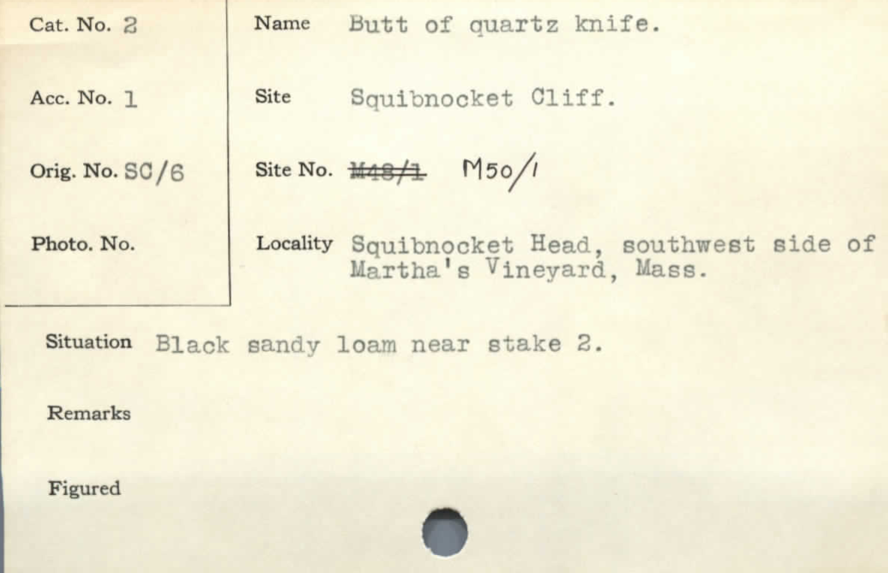
#> input picture peabody_files/Accession Files/1_0002.tif, 1775 x 1146 px (shown at 1/2 size); its folder holds only this picture in this run
$ jupyter execute --allow-errors 'Card Catalog Processing.ipynb'   (shell and % lines are left out)
#> lines starting #> are read from the running program, lines starting #| are printed output that depends on the picture; after the words box and inside, x2 and y2 are one past the last pixel; in counts of white or black regions, pixels touching at a corner belong together
CSC 630/1 Zufelt <br>
Michelle Chao, Sam Xifaras, Darius Lam, Moe Sunami, Diva Harsoor

# Catalog Card Processing
Creating a training dataset for object character recognition in order to read catalog cards (Robert S. Peabody Museum of Archaeology, 1930s to 1970s)
___

Given scanned PDFs of typewritten catalog cards, our goal is to create a dataset in which each row is a set of images of each character in a card.<br> <br>
Tasks:
<ul>
    <li>Convert PDFs to TIFFs</li>
    <li>Cut the images into different sections corresponding to data type </li>
    <li>Cut the images into characters and add each image as a row of a DataFrame </li>
    <li>Label the DataFrame with the proper character labels</li>
    <li>Write a script that presents a user with a randomly generated row/image and its corresponding label (to check for accuracy)</li>
    <li>Display the process in this Jupyter Notebook</li>
</ul>

&ast;_Not all of these tasks were accomplished in the stated manner._ <br>
&ast;&ast;_Actually very few of them were._
___

## PDF to TIFF

[cell 1]
import numpy as np
import subprocess
from PIL import Image
import cv2 #used for Otsu's Thresholding
import os
from skimage import io
from skimage import segmentation
from sklearn.cluster import DBSCAN
from matplotlib import pyplot as plt
import re

The functions below make calls to the following script, `util.sh`, which performs two important functions. First, the `merge` function, meant to be performed only once, moves all of the pdfs from their respective Acc. No. directories to the parent directory, `Accession Files`. This was more for convenience, because dealing with file names with spaces in bash is a hassle, and the accession numbers are indicated in the filenames, so we aren't losing any information when doing this.

Here is the code:

```
# util.sh

if [ "$1" == "merge" ]
then
    pushd "$2"
    for f in *
    do
        echo "Moving files from $f"
        pushd "$f"
        cp * ../ -fpv
        popd

        echo "Removing $f"
        rm "$f" -fR
    done
    popd

elif [ "$1" == "convert" ]
then

    ACCNO=$2
    CATNO=$3

    # This is the path to the peabody_files directory
    ROOT=$4

    # Path to the ghostscript executable
    GS=$5

    pushd "${ROOT}"

    "$GS" -dNOPAUSE -r300 -sDEVICE=tiffscaled24 -sCompression=lzw -dBATCH -sOutputFile=${ACCNO}_${CATNO}.tif ${ACCNO}_${CATNO}.pdf

    popd

fi

```

[cell 2]
def merge(acc_files_dir='peabody_files/Accession Files'):

    """
    Moves all the pdfs to the parent directory, so that all the pdfs are in one directory,
    and deletes all the 'Acc. No.' directories.
    """
    return subprocess.call(["sh", "util.sh", "merge", acc_files_dir])

def convert(acc_no, cat_no, gs_exec, acc_files_dir='peabody_files/Accession Files'):

    # Convert a specified pdf to tif
#> called with acc_no = 1, cat_no = 2, acc_files_dir = 'peabody_files/Accession Files'
    subprocess.call(["sh", "util.sh", "convert", str(acc_no), str(cat_no).zfill(4), acc_files_dir, gs_exec])
#> (this line was passed over: subprocess is not available in this run)

    FNAME = str(acc_no) + '_' + str(cat_no).zfill(4)
    # Open the tif as a pillow object, delete the tif file, and return it

    tif = Image.open(acc_files_dir + '/' + FNAME + '.tif')
#> tif is the input picture: PIL image 1775x1146 RGB; mean R, G, B 243.5, 239.8, 217.7

    subprocess.call(['rm', FNAME + '.tif'])
#> (this line was passed over: subprocess is not available in this run)

    return tif

[cell 3]
# Run this if the pdfs are still organized into their respective directories.
# merge()

[cell 4]
# Example of opening an image
img = convert(1, 2, 'C:/Program Files/gs/gs9.20/bin/gswin64c.exe')

___
We decided to use Otsu's Thresholding to binarize the image into only black and white pixels. It searches for the threshold that minimizes interclass variance - the class here are black pixels and white pixels. It determines the threshold with a weighted probability; then, it assigns all the pixels over the threshold the value `1` and all those below the value `0`.

We used the OpenCV module to apply Otsu's Thresholding method on the images. The following command allowed us to install OpenCV:
* conda install --channel https://conda.anaconda.org/menpo opencv3

These cells apply Otsu's Thresholding method to binarize the images, which are saved in a new folder called `peabody_files_otsu`. (folder is on Google Drive).
Afterwards, we use the Scikit-Image library to crop the images.

[cell 5]
import numpy as np
from PIL import Image
import cv2
import os
from skimage import io
from sklearn.cluster import DBSCAN
from matplotlib import pyplot as plt
import re

[cell 6]
def otsu_threshold(im_path):
    im = Image.open(im_path)
    im = cv2.cvtColor(np.array(im),cv2.COLOR_RGB2GRAY)
    im = im[10:im.shape[0]-10,10:im.shape[1]-10]
    height,width = im.shape
    t, d = cv2.threshold(im,0,255,cv2.THRESH_BINARY+cv2.THRESH_OTSU)
    return d

[cell 7]
acc_nums = ['1','2','3','4','5','6','7','16','17','18','20','21','22','23','24','25']

The following two cells create the new folder containing the binarized images.

[cell 8]
save_folder = ("peabody_files_otsu")
os.mkdir(save_folder)
os.mkdir("peabody_files_otsu/Accession_Files")

[cell 9]
rootdir = 'peabody_files/Accession_Files'

for acc_no in acc_nums:
    ## Creates new folder to save files in
    new_folder_path = "peabody_files_otsu/Accession_Files/Acc._No._" + str(acc_no)
    os.mkdir(new_folder_path)

    ## Finding image
    path = rootdir + "/Acc._No._" + str(acc_no)
    for file,subdir,filelist in os.walk(path):
        for image_name in filelist:
            image_path = path + "/" + image_name
            image_save_name = image_name + ".png"
            save_path = new_folder_path + "/" + image_save_name
            cv2.imwrite(save_path,otsu_threshold(image_path))

___

## Segmentation

We have a few different ideas about how to separate out each character. Some of those processes work better with only one line of text (rather than text that wraps) and will interpret the black section boxes as individual characters. For ease down the line, we decided to store each card as a dictionary of section names and the cropped image of the corresponding data. <br><br>
In the next cells we use skimage to crop the binarized images, and save these pieces into a dictionary.

[cell 10]
def crop_image(sk_im):
    'Takes a skimage image file and crops the image, returns a dictionary of the pieces.'
    pieces = {}
    left_box = sk_im[5:600,5:420]
    length,height = left_box.shape[1],int(left_box.shape[0]/4)
    left_box_pieces = [left_box[i*height-height:i*height,0:length] for i in range(1,5)]

    right_box = sk_im[5:600,470:1770]
    length,height = right_box.shape[1], int(right_box.shape[0]/4)
    right_box_pieces = [right_box[i*height-height:i*height,0:length] for i in range(1,5)]

    bottom_box = sk_im[620:1100,10:1775]
    length,height = bottom_box.shape[1],int(bottom_box.shape[0]/4)
    bottom_box_pieces = [bottom_box[i*height-height:i*height,0:length] for i in range(1,4)]

    names = ['cat_no','acc_no','orig_no','photo_no']
    pieces.update(dict(zip(names,left_box_pieces)))

    names = ['name','site','site_no','locality']
    pieces.update(dict(zip(names,right_box_pieces)))

    names = ['situation','remarks','figured']
    pieces.update(dict(zip(names,bottom_box_pieces)))

    return pieces

[cell 11]
rootdir = 'peabody_files_otsu/Accession_Files'
filed_dict = {} ## each key contains an array of the dictionaries of cropped images
total_array = [] ## contains all dictionaries of cropped images, not filed
for acc_no in acc_nums:
    path = rootdir + "/Acc._No._" + str(acc_no)
    folder = []
    for file,subdir,filelist in os.walk(path):
        for image_name in filelist:
            image_path = path + "/" + image_name
            image = io.imread(image_path)
            ### if you want `folder` to be a dictionary with keys of image names eg. key = 1_0016

            # folder = {}
            # folder[re.sub("[\w.]","",image_name)] = crop_image(image)

            ### otherwise folder is an array

            folder.append(crop_image(image))

    total_array.append(folder)
    filed_dict[acc_no] = folder

The above cell goes through all of the binarized images in each accession-number folder. In each accession-number folder, all of the images are cropped by the labels on the images. The pieces of these images can be accessed through a dictionary, where the keys are the labels on the image. There is one dictionary per image. Then, the dictionaries for each image under an accession number are added into an array. This array can be accessed through the dictionary called `filed_dict`.

If we want to see the piece containing `name` in the first image in the Accession No. 1 folder, for example, we can use the following code.

#> (a cell that did not finish here is left out)

___
The idea was this: since the thresholding removes a lot of the background, all we needed to do now was find an algorithm that segmented joined pixel values well, because each character should be separated by white-space.

This is the code for segmenting a thresholded image into its component characters. So to do this, we first load our thresholded image 'test.png', and then run the skimage.segmentation.felzenszwalb method on it.  This performs Felzenszwalb image segmentation, which is a fast-graph based method that returns more globular and restrained results than SLIC or quickshift.  Scale incfluences segment size, sigma is the width of the gaussian kernel used for processing (smaller sigma = smaller regions), and min_size is the minimum component size.

The parameters I used work well on the test image.  The returned result is an integer image, where each integer from 0-np.max(seg) is a separate segmentation label. The method bbox2(img) returns the xmin,xmax,ymin,ymax of the bounding box for positive pixels.  We use this because each label is the only thing in the image, so the bbox method will return the bounding box coords for only the segmentated section.  Then we can show the segmented section from the original image.

[cell 13]
image = plt.imread('test.png')
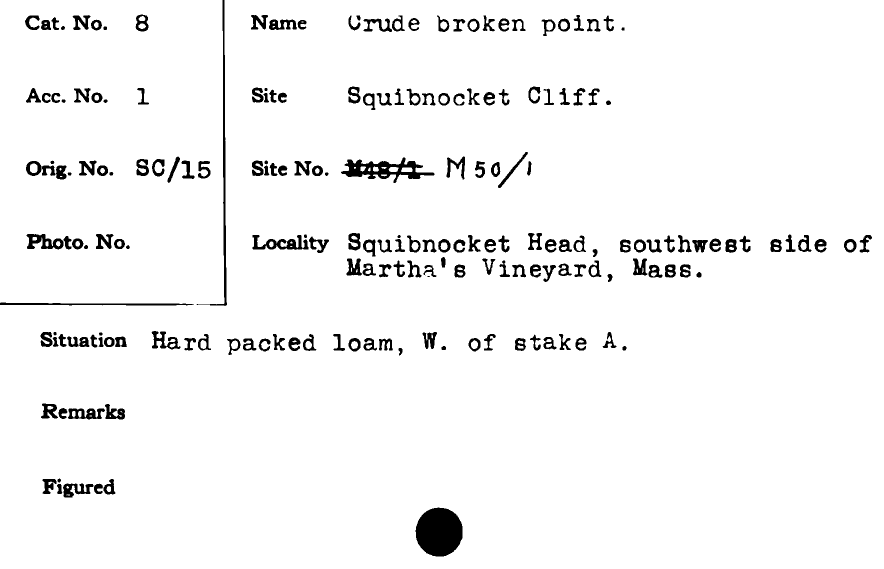
#> input picture test.png, 1768 x 1138 px (shown at 1/2 size)
#> image: shape (1138, 1768) float32; values 0 (black) and 1 (white), 96% white; 200 black regions (2 under 20 px), largest, box (x1, y1, x2, y2) and area: (831, 1015, 925, 1113) 7262, (682, 315, 869, 366) 3807, (393, 0, 454, 612) 2721
plt.imshow(image,cmap=plt.cm.gray)
image.shape
#> Out = (1138, 1768)

[cell 14]
seg = segmentation.felzenszwalb(image,scale=5,sigma=.25,min_size=50)
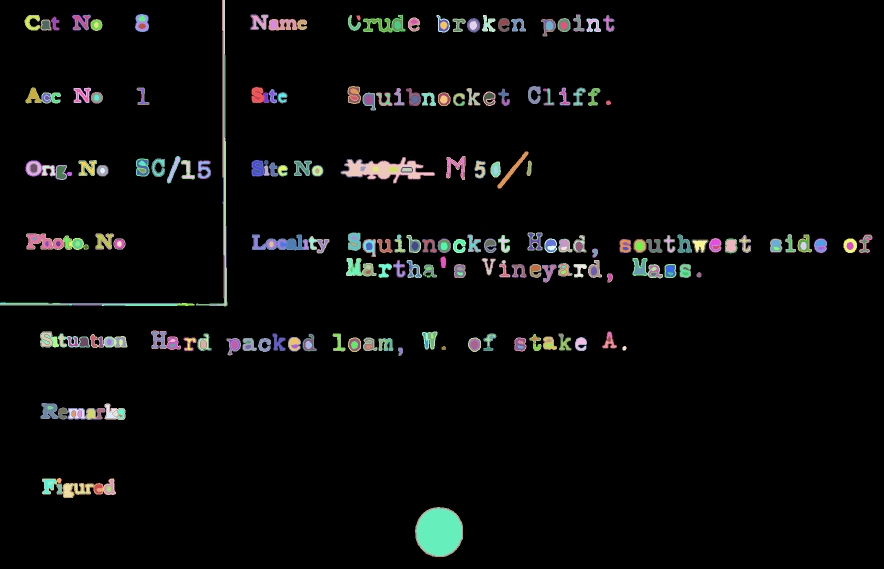
#> seg: shape (1138, 1768) int64 (shown at 1/2 size); 616 distinct labels, from 0 to 615; one colour per label, 0 black
plt.imshow(seg)
print(np.max(seg))
#| 615

[cell 15]
def bbox2(img):
    rows = np.any(img, axis=1)
    cols = np.any(img, axis=0)
    rmin, rmax = np.where(rows)[0][[0, -1]]
    cmin, cmax = np.where(cols)[0][[0, -1]]

    return rmin, rmax, cmin, cmax

for i in range(72):
    x1,x2,y1,y2 = bbox2(seg==i)
    plt.figure(i)
    plt.imshow(image[x1:x2,y1:y2],cmap=plt.cm.gray)
#> this loop made 72 passes
#> (rmin in bbox2, rmax in bbox2, cmin in bbox2, cmax in bbox2, x1, x2, y1, y2) on passes 1 to 12: (0, 1137, 0, 1767, 0, 1137, 0, 1767), (0, 61, 444, 444, 0, 61, 444, 444), (0, 61, 445, 445, 0, 61, 445, 445), (0, 610, 434, 452, 0, 610, 434, 452), (0, 109, 448, 448, 0, 109, 448, 448), (0, 108, 449, 449, 0, 108, 449, 449), (28, 63, 270, 297, 28, 63, 270, 297), (29, 60, 144, 181, 29, 60, 144, 181), (29, 62, 271, 296, 29, 62, 271, 296), (29, 59, 501, 536, 29, 59, 501, 536), (29, 62, 1146, 1168, 29, 62, 1146, 1168), (30, 60, 49, 79, 30, 60, 49, 79)
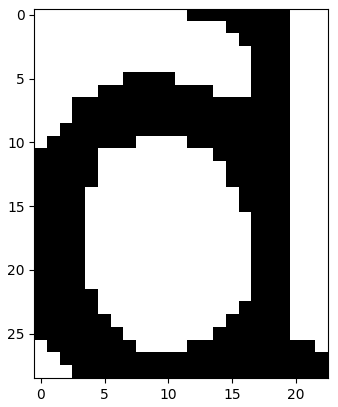
#> figure drawn by matplotlib, 1 panel
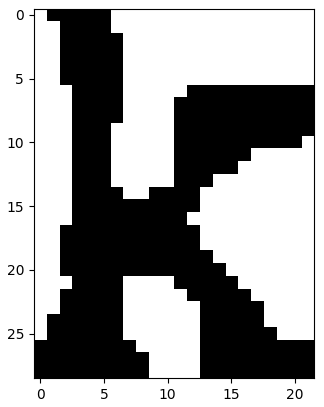
#> figure drawn by matplotlib, 1 panel
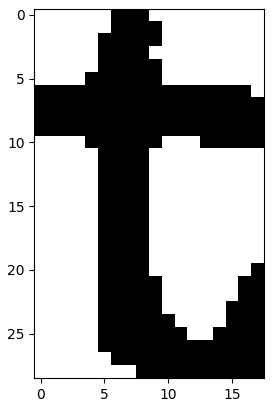
#> figure drawn by matplotlib, 1 panel
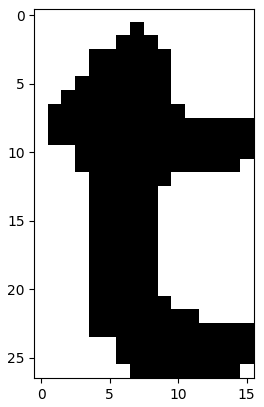
#> figure drawn by matplotlib, 1 panel
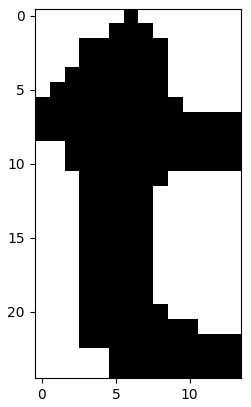
#> figure drawn by matplotlib, 1 panel
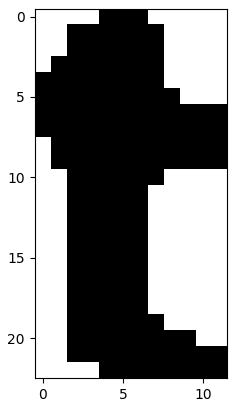
#> figure drawn by matplotlib, 1 panel
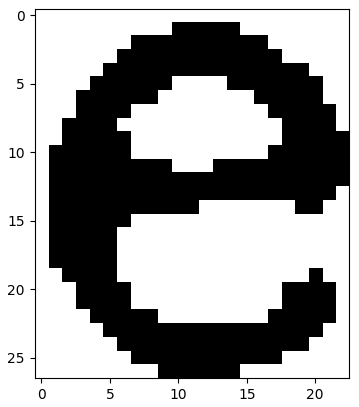
#> figure drawn by matplotlib, 1 panel
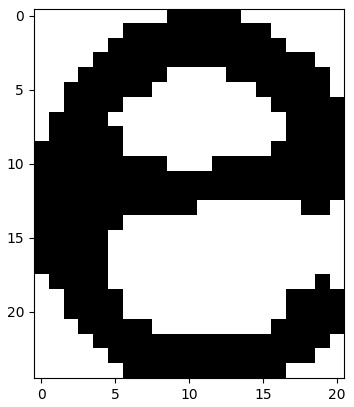
#> figure drawn by matplotlib, 1 panel

The code below uses the seg array from above in order to show a labeling interface for users.  It then prints out images that were selected positive from the user.

[cell 16]
from IPython.display import clear_output

buf = 3
p = []
for i in range(441):
    x1,x2,y1,y2 = bbox2(seg==i)
    p.append(image[x1-buf:x2+buf,y1-buf:y2+buf])
#> this loop made 441 passes

labels = []
for i in range(len(p)):
    plt.imshow(p[i],cmap=plt.cm.gray)
    plt.show()
    labels.append(input("What character is this? (Enter -1 for unrecognizable or double character)"))
    clear_output()
    if i == 10:
        break
